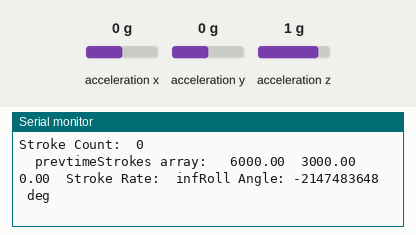
Simulated run of this sketch. Board: Arduino Nano 33 BLE. Parts: the last lines printed to the serial monitor. The test bench sets the inputs (shaded band); at power-on: acceleration x 0 g, acceleration y 0 g, acceleration z 1 g.

Above: at 2.8 s.
2.9 s: acceleration x set to -1.4 g
At 2.93 s:
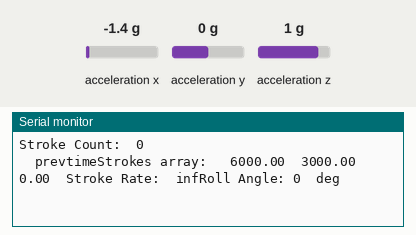
5.9 s: acceleration y set to 0.2 g
At 5.99 s:
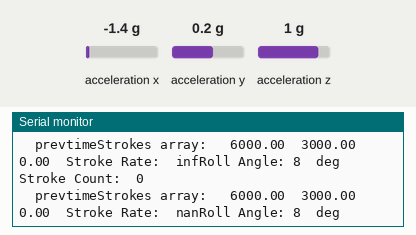

Measured:
- the behaviour switches between 0 and 0.1 g on acceleration y (found by bisection; images 1 and 2)
- after the input at 2.9 s, the serial monitor: prints a new line at once (image 1)
- after the input at 5.9 s, the serial monitor: prints a new line at once (image 2)

The sketch:

basicRoll.ino
```cpp
int basicRoll(float AccX, float AccY, float AccZ);

int basicRoll(float AccX,float AccY,float AccZ)
{

   // Calculating the Roll angle (rotation around X-axis)
   int angle;
   angle = atan(-1 * AccY / sqrt(pow(AccX, 2) + pow(AccZ, 2))) * 180 / PI;
   /*Serial.print("Roll ");
   Serial.print("Angle: ");
   Serial.print(abs(angle));
   Serial.print("     ");
   Serial.print("deg");*/
   delay(50);
   return angle;

}
```

MVP.ino
```cpp
#include <Arduino_LSM9DS1.h>
#include <LiquidCrystal_I2C.h>
#include <Wire.h>
LiquidCrystal_I2C lcd (0x27, 20, 4);
float strokeRate (float acceleration, float impulse, float prevtimeStrokes[], int strokeCount);

void readAccAndGyro();
void printOutput();
void displayOutput();


//Strokes variables
float stroke_Rate, smoothStrokeRate; //the difference between 2 strokes
float impulse = 1.0; //the threshold at which something will be considered a stroke
float prevtimeStrokes[3];
int strokeCount = 0;

//Level variables
int rollAngle;


//Main variables

float AccX, AccY, AccZ;

void setup()
  {
    Serial.begin(19200);
    while (!Serial);
     Serial.println("Started");


    if (!IMU.begin())
    {
        Serial.println("Failed to initialize IMU!");
        while (1);
    }
    delay(20);

    prevtimeStrokes[0] = 6000;
    prevtimeStrokes[1] = 3000;
    prevtimeStrokes[2] = 0;

    //lcd.begin();
    //lcd.clear();
    /*lcd.setCursor(0, 0);
    lcd.print("ROW PRO 2.0");
    lcd.setCursor(0, 1);
    lcd.print("Stroke Rate:");
    lcd.setCursor(0, 2);
    lcd.print("Stroke Count:");
    lcd.setCursor(0, 3);
    lcd.print("Roll Angle:");
    */
}

void loop()
{

    readAccAndGyro();

    rollAngle = basicRoll(AccX, AccY, AccY);

    stroke_Rate = strokeRate(AccX, impulse, prevtimeStrokes, strokeCount);

    printOutput();

    displayOutput();
    //on_or_off = timing(delay_input);
}

void readAccAndGyro()
{

    if (IMU.accelerationAvailable())
    {
        IMU.readAcceleration(AccX, AccY, AccZ);

    }
}

void printOutput() {
    Serial.print("Roll Angle: ");
    Serial.print(abs(rollAngle));
    Serial.print("  deg");
    Serial.println('\t');

    Serial.print("Stroke Count:  ");
    Serial.println(strokeCount);
    Serial.print('\t');
    Serial.print ("prevtimeStrokes array:   ");
    Serial.print(prevtimeStrokes[0]);
    Serial.print ("  ");
    Serial.print(prevtimeStrokes[1]);
    Serial.print ("  ");
    Serial.print(prevtimeStrokes[2]);
    //Serial.print('\t');
    //Serial.print("Time between stroke in ms:  ");
    //Serial.print(intervalStrokes);
    Serial.print('\t');
    Serial.print("Stroke Rate:  ");
    Serial.print(stroke_Rate);
}

void displayOutput() {
    lcd.setCursor(16, 1);
    lcd.print(stroke_Rate);

    lcd.setCursor(15, 2);
    lcd.print(strokeCount);

    lcd.setCursor(15, 3);
    lcd.print(rollAngle);
}
```

strokeRate.ino
```cpp
float strokeRate (float acceleration, float impulse, float prevtimeStrokes[], int strokeCount);

float strokeRate (float acceleration, float impulse, float prevtimeStrokes[], int strokeCount)
{
  //input is the value from accelerometer
  //calculation one stroke
  float intervalStrokes;

  if (acceleration >= impulse)
  {
    //current_time = millis();

    strokeCount++;


    for (int i = 1; i >=0; i--)
    {
      prevtimeStrokes[i+1] = prevtimeStrokes[i];
      //Serial.println("in for loop");
    }
    //Serial.println("out of for loop");
    prevtimeStrokes[0] = millis();
    //prevtime_strokes[0] = current_time; //load current time into array [0]
    /*Serial.print ("prevtimeStrokes array:   ");
    Serial.println(prevtimeStrokes[0]);
    Serial.println(prevtimeStrokes[1]);
    Serial.println(prevtimeStrokes[2]);*/
    intervalStrokes = (prevtimeStrokes[0] - prevtimeStrokes[2])/2; // total time between strokes 1-3 divided by 2

  }
  return (60/(intervalStrokes/1000));
}
```
